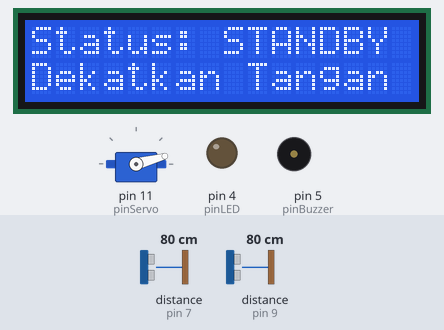
Recording of a sketch running on a simulated Arduino Uno, built with avr-gcc and run on an emulated ATmega328P. Shown: 16×2 character LCD, servo, output pins drawn as LEDs (lit = HIGH), buzzer (waves = sounding). Wiring (inferred from the names in the program): 2 × ultrasonic range finder: trigger pin 6, echo pin 7 / trigger pin 8, echo pin 9. Inputs (shaded band) come from the test bench; at power-on: distance to the obstacle (sensors on pin 7, pin 9) 80 cm. The echo pulse lasts 58.3 µs per cm; pins used as bus, display or sensor lines are not drawn; what the sketch prints to the serial monitor is not drawn.

Above: at 3.2 s.
3.3 s: distance to the obstacle (sensor on pin 7) set to 7 cm
4.8 s: distance to the obstacle (sensor on pin 7) set to 4 cm
At 5.6 s:
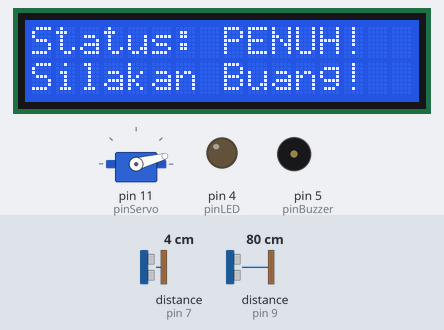
At 6.72 s:
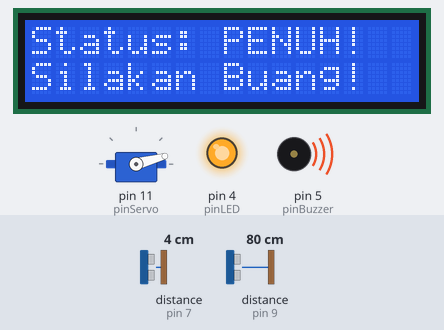
Timing chart, 0 to 13.6 s (numbered marks = the images above; inputs shaded):
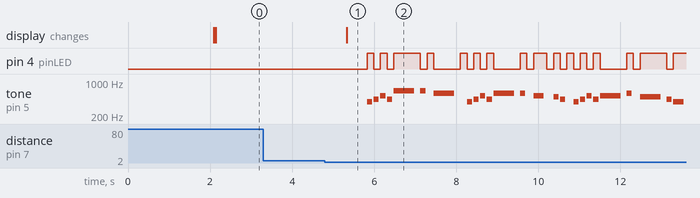

Measured:
- the behaviour switches between 6 and 5 cm on distance to the obstacle (sensor on pin 7) (found by bisection; images 0 and 1)
- after the input at 3.3 s, every drawn part: stays the same
- after the input at 4.8 s, pin 4 (pinLED): LOW → HIGH after 1.0 s, → LOW 0.16 s later, → HIGH 0.16 s later, → LOW 0.16 s later, … (31 changes in this stretch); tone on pin 5 (pinBuzzer): plays 392 Hz for 0.13 s, 440 Hz for 0.13 s, 523 Hz for 0.13 s, 440 Hz for 0.13 s, 659 Hz for 0.50 s, 659 Hz for 0.13 s … (25 notes in this stretch), starting after 1.0 s

The sketch:

sketch_jun3a.ino
```cpp
#include <Wire.h>
#include <LiquidCrystal_I2C.h>
#include <Servo.h>
#include "pitches.h" // ⚠️ Pastikan file pitches.h ada di tab sebelah kodingan ini

// Inisialisasi LCD I2C
LiquidCrystal_I2C lcd(0x27, 16, 2);

// Inisialisasi Servo
Servo servoKran;
const int pinServo = 11; // Pin servo didefinisikan di sini

// Definisi PIN untuk Sensor Ultrasonik
const int pinTrigOrang = 8;
const int pinEchoOrang = 9;
const int pinTrigSampah = 6;
const int pinEchoSampah = 7;

// Definisi PIN untuk Komponen Output
const int pinBuzzer = 5;
const int pinLED = 4;

// Variabel sudut aman untuk mencegah krek-krek akibat mentok fisik
const int sudutTutup = 15; // Menggantikan sudut 0 agar tidak terlalu mentok
const int sudutBuka  = 150; // Menggantikan sudut 90 (sesuaikan jika kurang membuka)

// Variabel sensor
long durasiOrang, jarakOrang;
long durasiSampah, jarakSampah;

#define REST 0

// Data Nada Rick Roll (Never Gonna Give You Up)
int melody4[] = {
  NOTE_G4, NOTE_A4, NOTE_C5, NOTE_A4, NOTE_E5, NOTE_E5, REST, NOTE_D5, REST,
  NOTE_G4, NOTE_A4, NOTE_C5, NOTE_A4, NOTE_D5, NOTE_D5, REST, NOTE_C5, REST, NOTE_B4, NOTE_A4, REST,
  NOTE_G4, NOTE_A4, NOTE_C5, NOTE_A4, NOTE_C5, NOTE_D5, REST, NOTE_B4, NOTE_A4, NOTE_G4, REST, NOTE_G4, REST, NOTE_D5, REST, NOTE_C5, REST,
  NOTE_G4, NOTE_A4, NOTE_C5, NOTE_A4, NOTE_E5, NOTE_E5, REST, NOTE_D5, REST,
  NOTE_G4, NOTE_A4, NOTE_C5, NOTE_A4, NOTE_G5, NOTE_B4, REST, NOTE_C5, REST, NOTE_B4, NOTE_A4, REST,
  NOTE_G4, NOTE_A4, NOTE_C5, NOTE_A4, NOTE_C5, NOTE_D5, REST, NOTE_B4, NOTE_A4, NOTE_G4, REST, NOTE_G4, REST, NOTE_D5, REST, NOTE_C5, REST,
  NOTE_C5, REST, NOTE_D5, REST, NOTE_G4, REST, NOTE_D5, REST, NOTE_E5, REST, NOTE_G5, NOTE_F5, NOTE_E5, REST,
  NOTE_C5, REST, NOTE_D5, REST, NOTE_G4, REST
};

// Durasi Nada Rick Roll
int durations4[] = {
  8, 8, 8, 8, 2, 8, 8, 2, 8,
  8, 8, 8, 8, 2, 8, 8, 4, 8, 8, 8, 8,
  8, 8, 8, 8, 2, 8, 8, 2, 8, 4, 8, 8, 8, 8, 8, 1, 4,
  8, 8, 8, 8, 2, 8, 8, 2, 8,
  8, 8, 8, 8, 2, 8, 8, 2, 8, 8, 8, 8,
  8, 8, 8, 8, 2, 8, 8, 4, 8, 3, 8, 8, 8, 8, 8, 1, 4,
  2, 6, 2, 6, 4, 4, 2, 6, 2, 3, 8, 8, 8, 8,
  2, 6, 2, 6, 2, 1
};

void setup() {
  Serial.begin(9600);

  // Mengaktifkan layar LCD
  lcd.init();
  lcd.backlight();
  lcd.setCursor(0, 0);
  lcd.print("  SMART BIN  ");
  lcd.setCursor(0, 1);
  lcd.print(" RICKROLL MODE ");

  // Menggerakkan servo ke posisi awal awal (tutup) lalu dilepas dayanya
  servoKran.attach(pinServo);
  servoKran.write(sudutTutup);
  delay(1000);
  servoKran.detach();

  delay(1000);
  lcd.clear();

  // Pengaturan jenis Pin
  pinMode(pinTrigOrang, OUTPUT);
  pinMode(pinEchoOrang, INPUT);
  pinMode(pinTrigSampah, OUTPUT);
  pinMode(pinEchoSampah, INPUT);

  pinMode(pinBuzzer, OUTPUT);
  pinMode(pinLED, OUTPUT);
}

// Fungsi khusus untuk memainkan melodi Rick Roll + Kelap-kelip LED
void playRickRoll() {
  int size = sizeof(durations4) / sizeof(int);
  for (int note = 0; note < size; note++) {
    int duration = 1000 / durations4[note];

    // Trik Kelap-Kelip: LED berganti status (ON/OFF) setiap berganti nada lagu
    if (note % 2 == 0) {
      digitalWrite(pinLED, HIGH); // Ketukan genap -> LED Menyala
    } else {
      digitalWrite(pinLED, LOW);  // Ketukan ganjil -> LED Mati
    }

    if (melody4[note] != REST) {
      tone(pinBuzzer, melody4[note], duration);
    }

    int pauseBetweenNotes = duration * 1.30;
    delay(pauseBetweenNotes);
    noTone(pinBuzzer);
  }
  digitalWrite(pinLED, LOW); // Matikan LED setelah lagu selesai
}

void loop() {
  // 1. MEMBACA SENSOR 1 (ORANG)
  digitalWrite(pinTrigOrang, LOW);
  delayMicroseconds(2);
  digitalWrite(pinTrigOrang, HIGH);
  delayMicroseconds(10);
  digitalWrite(pinTrigOrang, LOW);
  durasiOrang = pulseIn(pinEchoOrang, HIGH);
  jarakOrang = durasiOrang * 0.034 / 2;

  // 2. MEMBACA SENSOR 2 (KAPASITAS SAMPAH)
  digitalWrite(pinTrigSampah, LOW);
  delayMicroseconds(2);
  digitalWrite(pinTrigSampah, HIGH);
  delayMicroseconds(10);
  digitalWrite(pinTrigSampah, LOW);
  durasiSampah = pulseIn(pinEchoSampah, HIGH);
  jarakSampah = durasiSampah * 0.034 / 2;

  // Monitor jarak di laptop
  Serial.print("Orang: "); Serial.print(jarakOrang);
  Serial.print("cm | Sampah: "); Serial.print(jarakSampah); Serial.println("cm");

  // 3. LOGIKA JIKA TONG SAMPAH PENUH (Jarak sampah < 5 cm)
  if (jarakSampah > 0 && jarakSampah < 5) {
    lcd.setCursor(0, 0);
    lcd.print("Status: PENUH!  ");
    lcd.setCursor(0, 1);
    lcd.print("Silakan Buang!  ");

    // Pastikan posisi servo menutup penuh, lalu detach agar tidak menyedot daya selama lagu berputar
    servoKran.attach(pinServo);
    servoKran.write(sudutTutup);
    delay(500);
    servoKran.detach();

    // Memutar musik Rick Roll + Mengedipkan LED sampai selesai
    playRickRoll();

    // JEDA setelah lagu selesai sebelum mengecek kondisi sensor lagi
    delay(5000);
  }

  // 4. LOGIKA JIKA TONG SAMPAH NORMAL / KOSONG
  else {
    digitalWrite(pinLED, LOW);
    noTone(pinBuzzer); // Pastikan buzzer mati total

    if (jarakOrang > 0 && jarakOrang < 15) {
      lcd.setCursor(0, 0);
      lcd.print("Status: TERBUKA ");
      lcd.setCursor(0, 1);
      lcd.print("Silakan Masuk   ");

      servoKran.attach(pinServo);
      servoKran.write(sudutBuka);
      delay(500);
      servoKran.detach();

      delay(2500);
    }
    else {
      lcd.setCursor(0, 0);
      lcd.print("Status: STANDBY ");
      lcd.setCursor(0, 1);
      lcd.print("Dekatkan Tangan ");

      servoKran.attach(pinServo);
      servoKran.write(sudutTutup);
      delay(500);
      servoKran.detach();
    }
  }
  delay(100);
}
```

pitches.h
```cpp
/*************************************************
 * Public Constants for Pitch Frequencies
 *************************************************/

#define NOTE_B0  31
#define NOTE_C1  33
#define NOTE_CS1 35
#define NOTE_D1  37
#define NOTE_DS1 39
#define NOTE_E1  41
#define NOTE_F1  44
#define NOTE_FS1 46
#define NOTE_G1  49
#define NOTE_GS1 52
#define NOTE_A1  55
#define NOTE_AS1 58
#define NOTE_B1  62
#define NOTE_C2  65
#define NOTE_CS2 69
#define NOTE_D2  73
#define NOTE_DS2 78
#define NOTE_E2  82
#define NOTE_F2  87
#define NOTE_FS2 93
#define NOTE_G2  98
#define NOTE_GS2 104
#define NOTE_A2  110
#define NOTE_AS2 117
#define NOTE_B2  123
#define NOTE_C3  131
#define NOTE_CS3 139
#define NOTE_D3  147
#define NOTE_DS3 156
#define NOTE_E3  165
#define NOTE_F3  175
#define NOTE_FS3 185
#define NOTE_G3  196
#define NOTE_GS3 208
#define NOTE_A3  220
#define NOTE_AS3 233
#define NOTE_B3  247
#define NOTE_C4  262
#define NOTE_CS4 277
#define NOTE_D4  294
#define NOTE_DS4 311
#define NOTE_E4  330
#define NOTE_F4  349
#define NOTE_FS4 370
#define NOTE_G4  392
#define NOTE_GS4 415
#define NOTE_A4  440
#define NOTE_AS4 466
#define NOTE_B4  494
#define NOTE_C5  523
#define NOTE_CS5 554
#define NOTE_D5  587
#define NOTE_DS5 622
#define NOTE_E5  659
#define NOTE_F5  698
#define NOTE_FS5 740
#define NOTE_G5  784
#define NOTE_GS5 831
#define NOTE_A5  880
#define NOTE_AS5 932
#define NOTE_B5  988
#define NOTE_C6  1047
#define NOTE_CS6 1109
#define NOTE_D6  1175
#define NOTE_DS6 1245
#define NOTE_E6  1319
#define NOTE_F6  1397
#define NOTE_FS6 1480
#define NOTE_G6  1568
#define NOTE_GS6 1661
#define NOTE_A6  1760
#define NOTE_AS6 1865
#define NOTE_B6  1976
#define NOTE_C7  2093
#define NOTE_CS7 2217
#define NOTE_D7  2349
#define NOTE_DS7 2489
#define NOTE_E7  2637
#define NOTE_F7  279/*************************************************
 * Public Constants for Pitch Frequencies
 *************************************************/

#define NOTE_B0  31
#define NOTE_C1  33
#define NOTE_CS1 35
#define NOTE_D1  37
#define NOTE_DS1 39
#define NOTE_E1  41
#define NOTE_F1  44
#define NOTE_FS1 46
#define NOTE_G1  49
#define NOTE_GS1 52
#define NOTE_A1  55
#define NOTE_AS1 58
#define NOTE_B1  62
#define NOTE_C2  65
#define NOTE_CS2 69
#define NOTE_D2  73
#define NOTE_DS2 78
#define NOTE_E2  82
#define NOTE_F2  87
#define NOTE_FS2 93
#define NOTE_G2  98
#define NOTE_GS2 104
#define NOTE_A2  110
#define NOTE_AS2 117
#define NOTE_B2  123
#define NOTE_C3  131
#define NOTE_CS3 139
#define NOTE_D3  147
#define NOTE_DS3 156
#define NOTE_E3  165
#define NOTE_F3  175
#define NOTE_FS3 185
#define NOTE_G3  196
#define NOTE_GS3 208
#define NOTE_A3  220
#define NOTE_AS3 233
#define NOTE_B3  247
#define NOTE_C4  262
#define NOTE_CS4 277
#define NOTE_D4  294
#define NOTE_DS4 311
#define NOTE_E4  330
#define NOTE_F4  349
#define NOTE_FS4 370
#define NOTE_G4  392
#define NOTE_GS4 415
#define NOTE_A4  440
#define NOTE_AS4 466
#define NOTE_B4  494
#define NOTE_C5  523
#define NOTE_CS5 554
#define NOTE_D5  587
#define NOTE_DS5 622
#define NOTE_E5  659
#define NOTE_F5  698
#define NOTE_FS5 740
#define NOTE_G5  784
#define NOTE_GS5 831
#define NOTE_A5  880
#define NOTE_AS5 932
#define NOTE_B5  988
#define NOTE_C6  1047
#define NOTE_CS6 1109
#define NOTE_D6  1175
#define NOTE_DS6 1245
#define NOTE_E6  1319
#define NOTE_F6  1397
#define NOTE_FS6 1480
#define NOTE_G6  1568
#define NOTE_GS6 1661
#define NOTE_A6  1760
#define NOTE_AS6 1865
#define NOTE_B6  1976
#define NOTE_C7  2093
#define NOTE_CS7 2217
#define NOTE_D7  2349
#define NOTE_DS7 2489
#define NOTE_E7  2637
#define NOTE_F7  279
```
